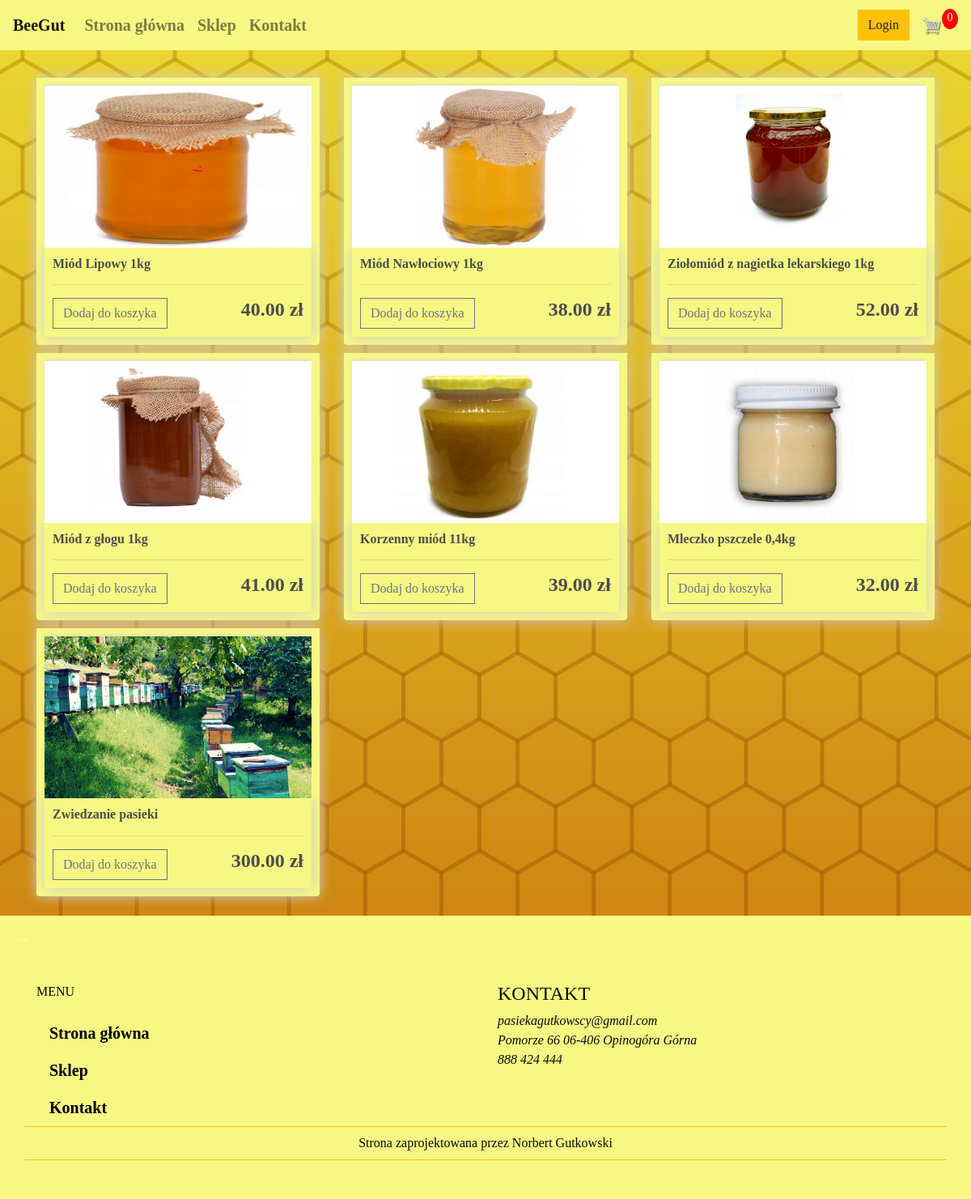
/store/, run on the app's committed database.
### store/models.py (models this page shows, shortened)
class Product(models.Model):
    name=models.CharField(max_length=200, null=True)
    price = models.DecimalField(max_digits=7, decimal_places=2)
    digital=models.BooleanField(default=False, null=True, blank=False)
    image= models.ImageField(null=True, blank=True)
    @property
    def imageURL(self):
        try:
            url=self.image.url
        except:
            url=''
        return url

### store/views.py (the view)
# urls.py: path('', include('store.urls'))
def store(request):
    data=cartData(request)
    cartItems=data['cartItems']
    products = Product.objects.all()
    context={'products':products, 'cartItems':cartItems}
    return render(request, 'store/store.html', context)

### store/utils.py (called while the page is built, shortened)
def cookieCart(request):
    try:
      cart = json.loads(request.COOKIES['cart'])
    except:
      cart={}
    print('Cart', cart)
    items=[]
    order = {'get_cart_total':0, 'get_cart_items':0, 'shipping':False}
    cartItems=order['get_cart_items']
    return {'cartItems':cartItems, 'order':order, 'items':items}

def cartData(request):
  if request.user.is_authenticated:
      customer= request.user.customer
      order, created = Order.objects.get_or_create(customer=customer, complete=False)
      items = order.orderitem_set.all()
      cartItems = order.get_cart_items
  else:
      cookieData=cookieCart(request)
      cartItems=cookieData['cartItems']
      order=cookieData['order']
      items=cookieData['items']
  return {'cartItems':cartItems, 'order':order, 'items':items}

### store/templates/store/store.html
{% extends 'store/main.html' %}
{% load static %}
{% block content %}
<div class="container">
	<br>
<div class="row">
    {% for product in products %}
    <div class="col-lg-4">
        <div class="box-element product">
            <img class="thumbnail" src="{{product.imageURL}}">
			<div class="box-element product">
				<h6><strong>{{product.name}}</strong></h6>
				<hr>
				<button data-product={{product.id}} data-action="add" class="btn btn-outline-secondary add-btn update-cart">Dodaj do koszyka</button>
				<h4 style="float: right" class="right" ><strong>{{product.price|floatformat:2}} zł</strong></h4>
			</div>
        </div></div>
        {% endfor %}
</div>
</div>
{% endblock content %}

### store/templates/store/main.html (shortened to what this page needs)
<!DOCTYPE html>
{% load static %}
<html lang="en">
<head>
    <link rel="stylesheet" href="https://stackpath.bootstrapcdn.com/bootstrap/4.4.1/css/bootstrap.min.css">
    <link rel="stylesheet" type="text/css" href="{% static 'css/main.css' %}">
</head>
<body>
    <nav class="navbar navbar-expand-lg navbar-light bg-bee">
        <a class="navbar-brand" href="{% url 'aboutus' %}">BeeGut</a>
        <div class="collapse navbar-collapse" id="navbarSupportedContent">
          <ul class="navbar-nav mr-auto">
            <li class="nav-item">
              <a class="nav-link label" href="{% url 'aboutus' %}">Strona główna  </a>
            </li>
            <li class="nav-item">
              <a class="nav-link" href="{% url 'store' %}">Sklep   </a>
            </li>
             <li class="nav-item">
              <a class="nav-link" href="{% url 'contact' %}">Kontakt</a>
            </li>
          </ul>
          <div class="form-inline my-2 my-lg-0">
            <a href="{% url 'admin:index' %}"class="btn btn-warning">Login</a>
            <a href="{% url 'cart' %}">
               <img  id="cart-icon" src="{% static 'images/basket.png' %}">
           </a>
           <p id="cart-total">{{cartItems}}</p>
       </div>
        </div>
      </nav>
              {% block content %}
              {% endblock content %}
<br>
              <footer class="my-footer bg-pink text-white p-4 text-sm-center text-lg-left bg-bee">``
                <div class="container my-4">
                    <div class="row">
                        <div class="col-md-6 col-lg-6 d-flex flex-column text-black">
                            <p class="text-uppercase my-footer-header text-black">Menu</p>
                                <a href="{% url 'store' %}"         class="nav-link"          >            Strona główna </a>
                                <a href="{% url 'store' %}"    class="nav-link"          >            Sklep             </a>
                                <a href="{% url 'contact' %}"      class="nav-link"          >            Kontakt            </a>
                        </div>
                         <div class="col-md-6 col-lg-6 d-flex flex-column text-black">
                            <h4 class="text-uppercase my-footer-header text-black">Kontakt</h4>
                            <ul class="list-unstyled">
                                <li>
                                    <i class="fas fa-envelope mr-3">pasiekagutkowscy@gmail.com</i>
                                </li>
                                <li>
                                    <i class="fas fa-map-marker mr-3">Pomorze 66 06-406 Opinogóra Górna</i>
                                </li>
                                <li>
                                    <i class="fas fa-phone mr-3">888 424 444</i>
                                </li>
                            </ul>
                        </div>
                    </div>
                    <div class="row text-center border border-warning border-left-0 border-right-0">
                        <div class="col">
                            <p class="my-2 text-black">Strona zaprojektowana przez Norbert Gutkowski</p>
                        </div>
                    </div>
                </div>
            </footer>
</body>
</html>

### static/css/main.css (style rules this page uses)
body { background-image: url(../images/beebg.jpg); background-size: cover; background-repeat: no-repeat; font-family: 'PT Serif', serif; }
h1,h2,h3,h4,h5,h6 { color:hsl(0, 0%, 30%); }
.text-black { color:hsl(0, 0%, 4%); }
.box-element { box-shadow:hsl(0, 0%, 80%) 0 0 16px; background-color: #f6f883; border-radius: 4px; padding: 10px; }
.thumbnail { width: 100%; height: 200px; -webkit-box-shadow: -1px -3px 5px -2px rgba(214,214,214,1); -moz-box-shadow: -1px -3px 5px -2px rgba(214,214,214,1); box-shadow: -1px -3px 5px -2px rgba(214,214,214,1); }
.product { border-radius: 0 0 4px 4px; }
.navbar-brand { font-size: 20px; font-weight: 900; }
.nav-link { color:black; font-size: 20px; font-weight: 900; }
.bg-bee { background-color: #f6f883; }
#cart-icon { width:25px; display: inline-block; margin-left: 15px; }
#cart-total { display: block; text-align: center; color:#fff; background-color: red; width: 20px; height: 25px; border-radius: 50%; font-size: 14px; }
.col-lg-4, .col-lg-6, .col-lg-8, .col-lg-12 { margin-top: 10px; }
.btn { border-radius: 0; }

### data on the page
Product: imageURL (picture), name "Miód Lipowy 1kg", price "40.00"
Product: imageURL (picture), name "Miód Nawłociowy 1kg", price "38.00"
Product: imageURL (picture), name "Ziołomiód z nagietka lekarskiego 1kg", price "52.00"
Product: imageURL (picture), name "Miód z głogu 1kg", price "41.00"
Product: imageURL (picture), name "Korzenny miód 11kg", price "39.00"
Product: imageURL (picture), name "Mleczko pszczele 0,4kg", price "32.00"
Product: imageURL (picture), name "Zwiedzanie pasieki", price "300.00"

### other printed values
{{ cartItems }} "0"
